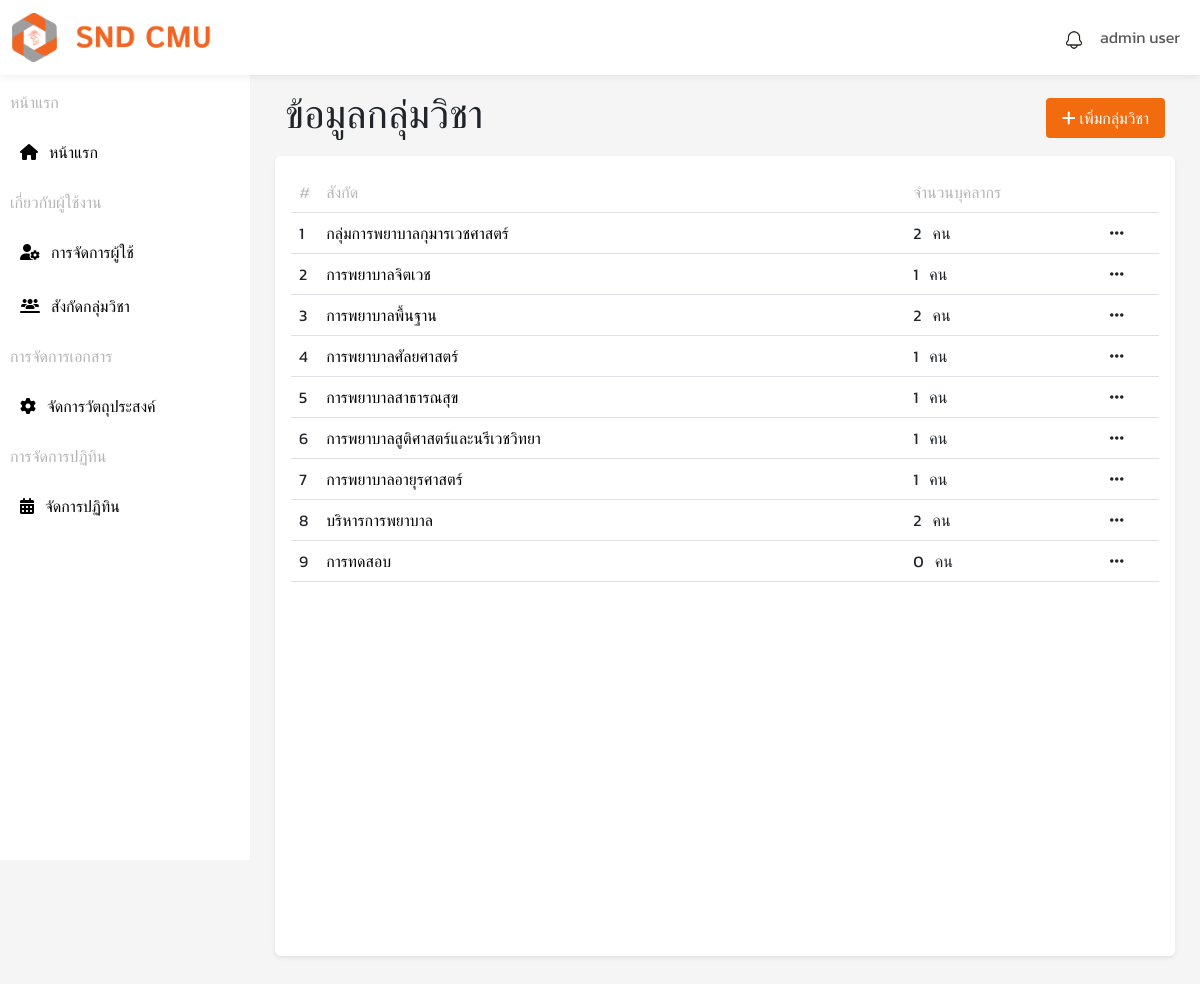
The app's page /pages/manage/department.php (signed in) with its own data.
### tables this page shows
CREATE TABLE `users` (
  `user_id` int(11) NOT NULL,
  `prefix` varchar(50) NOT NULL,
  `upassword` varchar(255) NOT NULL,
  `firstname` varchar(100) NOT NULL,
  `lastname` varchar(100) NOT NULL,
  `position` varchar(100) NOT NULL,
  `email` varchar(100) NOT NULL,
  `role` enum('staff','lecturer','admin') NOT NULL,
  `status` varchar(1) NOT NULL DEFAULT '1',
  `created_at` timestamp NOT NULL DEFAULT current_timestamp()
);

CREATE TABLE `departments` (
  `department_id` int(11) NOT NULL,
  `department_name` varchar(255) NOT NULL
);

### config/func.php (called while the page is built, shortened)
<?php
function fetch_user($conn, $user_id) {
    $query = "SELECT prefix, firstname, lastname FROM users WHERE user_id = ? LIMIT 1";
    $stmt = $conn->prepare($query);
    $stmt->bind_param("s", $user_id);
    $stmt->execute();
    $result = $stmt->get_result();
    if ($result->num_rows > 0) {
        return $result->fetch_assoc();
    } else {
        return null;
    }
}
function fetch_department_count($conn) {
    $sql = "SELECT d.department_id, d.department_name, COUNT(ud.user_id) AS total_user
            FROM departments d
            LEFT JOIN user_department ud ON d.department_id = ud.department_id
            GROUP BY d.department_id";
    return $conn->query($sql);
}
?>

### pages/manage/department.php (the view, shortened to what this page needs)
<?php
include '../../config/func.php';
$user_id = $_SESSION['user_id'];
$data = fetch_user($conn, $user_id);
?>
<!DOCTYPE html>
<html lang="en">
<head>
    <link rel="stylesheet" href="../../assets/css/style.css">
    <link href="https://cdn.jsdelivr.net/npm/bootstrap@5.3.3/dist/css/bootstrap.min.css" rel="stylesheet">
    <link rel="stylesheet" href="https://cdnjs.cloudflare.com/ajax/libs/font-awesome/6.1.1/css/all.min.css">
    <link rel="stylesheet" href="https://cdnjs.cloudflare.com/ajax/libs/twitter-bootstrap/5.3.0/css/bootstrap.min.css">
    <link rel="stylesheet" href="https://cdn.datatables.net/2.2.2/css/dataTables.bootstrap5.css">
</head>
<body style="background-color: #F5F5F5;">
    <nav id="header" class="navbar navbar-expand-lg bg-body fixed-top">
        <div class="container-fluid">
            <a class="navbar-brand" href="admin.php"><img src="../../assets/img/logo-snd.png" alt="" width="200px"></a>
            <div class="collapse navbar-collapse" id="navbarSupportedContent">
                <ul class="navbar-nav ms-auto">
                    <?php include '../../components/notification_component.php'; ?>
                    <li class="nav-item dropdown">
                        <a class="nav-link" href="#" role="button" data-bs-toggle="dropdown" aria-expanded="false">
                            <?php echo isset($data) ? $data['firstname'] . " " . $data['lastname'] : "ไม่พบข้อมูล"; ?>
                        </a>
                    </li>
                </ul>
            </div>
        </div>
    </nav>
    <section id="sidebar">
        <div class="sidebar-dash">
            <div class="list-dash">
            <div class="dash">
                    <div class="title-sidebar">
                        <p>หน้าแรก</p>
                    </div>
                    <ul>
                        <li><a href="../dashboard/admin.php">
                                <div><i class="fa-solid fa-house"></i>&nbsp;&nbsp; หน้าแรก</div>
                            </a></li>
                    </ul>
                    <div class="title-sidebar">
                        <p>เกี่ยวกับผู้ใช้งาน</p>
                    </div>
                    <ul>
                        <li><a href="user.php">
                                <div><i class="fa-solid fa-user-gear"></i>&nbsp;&nbsp; การจัดการผู้ใช้</div>
                            </a></li>
                        <li><a href="department.php">
                                <div><i class="fa-solid fa-users-line"></i>&nbsp;&nbsp; สังกัดกลุ่มวิชา</div>
                            </a></li>
                    </ul>
                    <div class="title-sidebar">
                        <p>การจัดการเอกสาร</p>
                    </div>
                    <ul>
                        <li><a href="purpose.php">
                                <div><i class="fa-solid fa-gear"></i>&nbsp;&nbsp; จัดการวัตถุประสงค์</div>
                            </a></li>
                    </ul>
                    <div class="title-sidebar">
                        <p>การจัดการปฏิทิน</p>
                    </div>
                    <ul>
                        <li><a href="calendar.php">
                                <div><i class="fa-solid fa-calendar-days"></i>&nbsp;&nbsp; จัดการปฏิทิน</div>
                            </a></li>
                    </ul>
                </div>
            </div>
        </div>
    </section>
    <section id="container">
        <div class="content-header">
            <h1>ข้อมูลกลุ่มวิชา</h1>
            <div>
                <button type="button" class="btn btn-primary" data-bs-toggle="modal" data-bs-target="#staticBackdrop">
                    <i class="fa-solid fa-plus"></i> เพิ่มกลุ่มวิชา
                </button>
            </div>
        </div>
        <div class="content shadow-sm p-3 mb-5 rounded">
            <table id="listTable" class="table table-hover mb-3">
                <thead>
                    <tr>
                        <th>#</th>
                        <th style="width: 70%;">สังกัด</th>
                        <th style="width: 20%; text-align: left;">จำนวนบุคลากร</th>
                        <th style="width: 10%;"></th>
                    </tr>
                </thead>
                <tbody>
                    <?php
                    $i = 1;
                    $result = fetch_department_count($conn);
                    if ($result->num_rows > 0) {
                        while ($row = $result->fetch_assoc()) {
                            echo "<tr>";
                            echo "<td>" . $i++ . "</td>";
                            echo "<td><a href='department_view.php?id=" . $row['department_id'] . "'>" . $row['department_name'] . "</a></td>";
                            echo "<td style='text-align: left;'>" . $row['total_user'] . "&nbsp;&nbsp;&nbsp;คน</td>";
                            echo "<td class='text-center'><a class='link-dark' href='#' data-bs-toggle='dropdown' aria-expanded='false'><i class='fas fa-ellipsis-h '></i></a>
                                    <ul class='dropdown-menu'>
                                        <li><a class='dropdown-item edit-btn' href='#'
                                            data-bs-toggle='modal'
                                            data-bs-target='#editModal'
                                            data-id='" . $row['department_id'] . "'
                                            data-name='" . $row['department_name'] . "'>แก้ไข</a></li>
                                        <li><a class='dropdown-item' href='department_del.php?id=" . $row['department_id'] . "'  onclick='return confirm(\"คุณต้องการลบหรือไม่?\")'>ลบ</a></li>
                                    </ul></td>";
                            echo "</tr>";
                        }
                    }
                    ?>
                </tbody>
            </table>
        </div>
    </section>
</body>
</html>

### assets/css/style.css (style rules this page uses)
#sidebar { font-family: "Kanit", sans-serif; font-style: normal; margin-top: 60px; width: 250px; height: 100vh; background-color: #fff; color: #000; padding: 30px 10px 10px 10px; box-sizing: border-box; position: fixed; top: 0; left: 0; overflow-y: auto; font-weight: 300; }
#sidebar ul { list-style: none; padding: 0; }
#sidebar ul li { margin: 10px 0; }
#sidebar a { text-decoration: none; color: #000; display: flex; align-items: center; gap: 10px; padding: 10px; transition: background-color 0.3s; }
.title-sidebar { color: #B5B5B5; font-weight: 400; }
#header { box-shadow: 0 0 10px rgba(0, 0, 0, 0.1); font-family: "Kanit", sans-serif; font-style: normal; }
#container { font-family: "Kanit", sans-serif; font-style: normal; margin-top: 80px; margin-left: 275px; margin-right: 25px; }
.content-header { display: flex; align-items: center; justify-content: space-between; padding: 10px; }
.content-header .btn { background-color: #F26B0F; color: white; padding: 8px 16px; border: none; font-size: 16px; border-radius: 4px; cursor: pointer; }
.content { background-color: #fff; border-radius: 7px; padding: 20px; min-height: 100vh; height: auto; }
.content table th { color: #B5B5B5; font-weight: 300; }
.content table td a { color: #000; text-decoration: none; }
::placeholder { font-size: 16px; }

### records on screen
users: firstname "admin", lastname "user"
departments: department_name "กลุ่มการพยาบาลกุมารเวชศาสตร์", total_user "2"
departments: department_name "การพยาบาลจิตเวช", total_user "1"
departments: department_name "การพยาบาลพื้นฐาน", total_user "2"
departments: department_name "การพยาบาลศัลยศาสตร์", total_user "1"
departments: department_name "การพยาบาลสาธารณสุข", total_user "1"
departments: department_name "การพยาบาลสูติศาสตร์และนรีเวชวิทยา", total_user "1"
departments: department_name "การพยาบาลอายุรศาสตร์", total_user "1"
departments: department_name "บริหารการพยาบาล", total_user "2"
departments: department_name "การทดสอบ", total_user "0"
